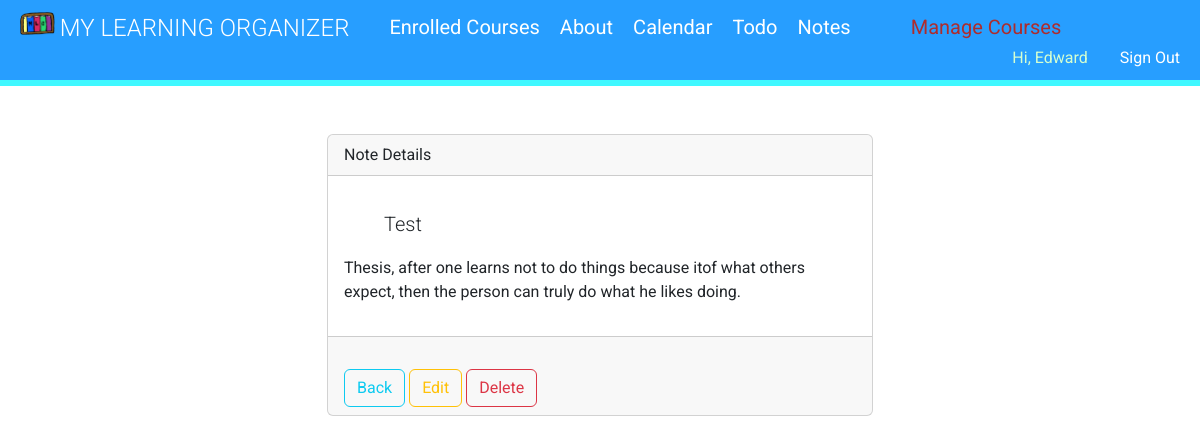
/notes/8/ (signed in), run on the app's committed database.
### notes/models.py (models this page shows)
class Notes(models.Model):
    title = models.CharField(max_length=200)
    description = models.TextField(max_length=30000)
    created = models.DateTimeField(auto_now_add=True)
    user = models.ForeignKey(User,on_delete=models.CASCADE, related_name='notes')

### notes/views.py (the view)
# urls.py: path('<int:pk>/', views.NotesDetailView.as_view(), name='notes.detail'),
class NotesDetailView(LoginRequiredMixin, DetailView):
    model = Notes
    context_object_name = 'note'
    login_url = "/login"
    def get_queryset(self):
        return self.request.user.notes.all()

### courses/templatetags/course.py (called while the page is built)
@register.filter(name='has_group')
def has_group(user, instructors):
    group = Group.objects.get(name=instructors)
    return True if group in user.groups.all() else False

### notes/templates/notes/notes_detail.html
{% extends 'notesBase.html'%}
{% load static %}
{% block content %}
    <div class="row justify-content-center">
        <div class="col-md-6">
            <div class="card">
                <div class="card-header">Note Details</div>
                <div class="card-body">
                    <h1 class="fs-5">{{note.title}}</h1>
                    <p>{{note.description}}</p>
                </div>
                <div class="card-footer">
                    <a href="{% url 'notes.list' %}" class="btn btn-outline-info btn-block mt-4">Back</a>
                    <a href="{% url 'notes.update' pk=note.id %}" class="btn btn-outline-warning btn-block mt-4">Edit</a>
                    <a href="{% url 'notes.delete' pk=note.id %}" class="btn btn-outline-danger btn-block mt-4">Delete</a>
                </div>
            </div>
        </div>
    </div>
{% endblock %}

### courses/templates/navigation.html (shortened to what this page needs)
{% load course %}
{% load static %}
<div id="header">
     <img style="float: left; padding-right: 5px; padding-top: 2px;" height="25px" class="logoNav" src="{% static 'images/MLOLogo.png' %}" alt="This is my sites logo">
    <a href="/" class="logo">My Learning Organizer</a>
    {% if request.user.is_authenticated %}<a href="{% url 'student_course_list' %}" class="menu-bar-first">Enrolled Courses</a> {% endif %}
    <a href="{% url "about" %}" class="menu-bar">About</a>
    {% if request.user.is_authenticated %}<a href="{% url 'home' %}" class="menu-bar">Calendar</a> {% endif %}
    {% if request.user.is_authenticated %}<a href="{% url 'todo-index' %}" class="menu-bar">Todo</a> {% endif %}
    {% if request.user.is_authenticated %}<a href="{% url 'notes.list' %}" class="menu-bar">Notes</a> {% endif %}
    {% if request.user|has_group:"instructors" %}<a href="{% url 'manage_course_list' %}"  class="menu-bar manage">Manage Courses</a>{% endif %}
    <ul class="menu">
        {% if request.user.is_authenticated %}
            <li><div id="name">Hi, {% if request.user.first_name %}{{ request.user.first_name }}{% else %}{{request.user|title}}{% endif %}</div><a class="sign-in-out" href="{% url 'logout' %}">Sign Out</a></li>
        {% else %}
            <li><a class="sign-in-out"  href="{% url 'login' %}">Sign In</a></li>
        {% endif %}
    </ul>
</div>

### courses/static/css/base.css (style rules this page uses)
body { margin:0; padding: 0; font-family:'Roboto', sans-serif; font-weight:400; color:#333; }
a { color:#279EFF; text-decoration:none; }
ul { float:left; }
h1, h2, h3, h4, h5, h6 { font-family:'Roboto', sans-serif; font-weight:300; }
h1 { width:100%; overflow:auto; padding:20px 0 20px 40px; margin:0; }
#header { background-color: #279EFF; overflow:auto; padding:10px 20px; border-bottom:6px solid #40F8FF; }
#header .logo { text-decoration:none; font-family:'Roboto', sans-serif; font-weight:300; text-transform:uppercase; font-size:24px; color:#fff; float:left; }
.logoNav { float: left !important; height: 25px; padding-top: 2px; padding-right: 5px; }
#header a { color:#fff; }
#header .menu { list-style:none; float:right; margin:0; padding:0; }
#header .menu-bar-first { float: left; padding-left: 2em; padding-top: 2px; font-size: 20px; }
#name { color: #D5FFD0; float: inline-start; padding-top: 4px; padding-right: 2em; }
.sign-in-out { float: right; padding-top: 4px; color: green; }
#header .menu-bar.manage { color: #ae2c2c; float: left; padding-left: 3em; }
#header .menu-bar { float: left; padding-left: 1em; padding-top: 2px; font-size: 20px; }
html, body { scroll-behavior: smooth !important; }

### data on the page
Notes: title "Test", description "Thesis, after one learns not to do things because itof what others expect, then the person can truly do what he likes doing."

### other printed values
{{ request.user.first_name }} "Edward"
